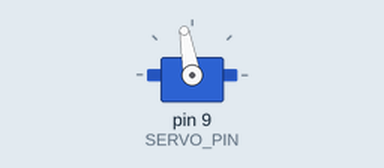
Simulated run of this sketch. Board: Arduino Uno, built with avr-gcc and run on an emulated ATmega328P. On the bench: servo. What the sketch prints to the serial monitor is not drawn.

Above: at 0.05 s.
Timing chart, 0 to 3.0 s (numbered marks = the images above):
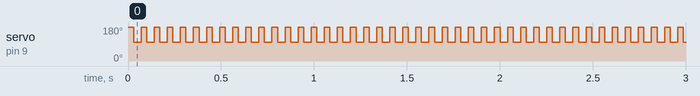

The sketch:

calibrator.ino
```cpp
#include <Servo.h>

/* --- --- */
int BAUD = 9600;
int SERVO_PIN = 9;
int SERVO_SPEED = 200;
int INTERVAL_ON = 30;
int INTERVAL_OFF = 40;
int SERVO_OFF = 100;

/* --- --- */
Servo rotator;

/* --- --- */
void setup() {
  Serial.begin(BAUD);
  rotator.attach(SERVO_PIN);
  rotator.write(SERVO_SPEED);
}

/* --- --- */
void loop() {
  unsigned int time = millis();
  Serial.println(time);
  rotator.write(SERVO_SPEED);
  delay(INTERVAL_ON);
  rotator.write(SERVO_OFF);
  delay(INTERVAL_OFF);
}
```

Measured:
- by itself, servo on pin 9 (SERVO_PIN): alternates 180° for 0.03 s and 100° for 0.04 s
